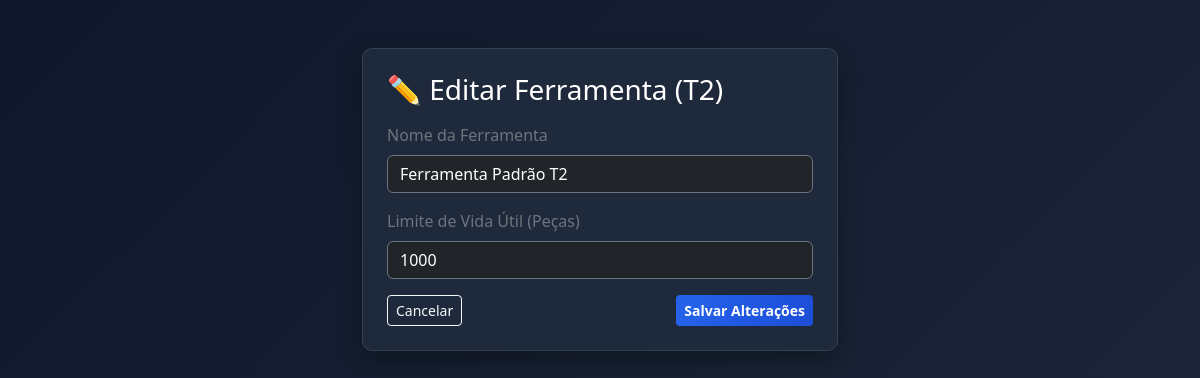
The app's page /editar_ferramenta/T2 (signed in) with its own data.
### tables this page shows
CREATE TABLE ferramentas (
            posicao TEXT PRIMARY KEY,
            nome TEXT NOT NULL,
            pecas_produzidas INTEGER DEFAULT 0,
            vida_util_limite INTEGER DEFAULT 1000
        );

### routes/admin.py (the view, shortened to what this page needs)
@admin_bp.route('/editar_ferramenta/<posicao>', methods=['GET', 'POST'])
def editar_ferramenta(posicao):
    if not session.get('admin'):
        return redirect(url_for('admin.login'))
    conn = get_db_connection()
    ferramenta = conn.execute('SELECT * FROM ferramentas WHERE posicao = ?', (posicao,)).fetchone()
    conn.close()
    if not ferramenta:
        flash('Ferramenta não encontrada.', 'erro')
        return redirect(url_for('admin.index'))
    return render_template('editar_ferramenta.html', ferramenta=ferramenta)

### database.py (called while the page is built)
def get_db_connection():
    conn = sqlite3.connect('banco.db')
    conn.row_factory = sqlite3.Row
    conn.execute('PRAGMA foreign_keys = ON')
    return conn

### templates/editar_ferramenta.html (shortened to what this page needs)
<!DOCTYPE html>
<html lang="pt-BR">
<head>
    <link rel="stylesheet" href="https://cdn.jsdelivr.net/npm/bootstrap@5.3.0/dist/css/bootstrap.min.css">
    <link rel="stylesheet" href="{{ url_for('static', filename='css/style.css') }}">
</head>
<body class="py-5">
    <div class="container" style="max-width: 500px;">
        <div class="card card-custom p-4">
            <h3 class="text-white mb-3">✏️ Editar Ferramenta ({{ ferramenta.posicao }})</h3>
            <form method="POST">
                <div class="mb-3">
                    <label class="form-label text-secondary">Nome da Ferramenta</label>
                    <input type="text" name="nome" class="form-control bg-dark text-white border-secondary" value="{{ ferramenta.nome }}" required>
                </div>
                <div class="mb-3">
                    <label class="form-label text-secondary">Limite de Vida Útil (Peças)</label>
                    <input type="number" name="vida_util_limite" class="form-control bg-dark text-white border-secondary" value="{{ ferramenta.vida_util_limite }}" required>
                </div>
                <div class="d-flex justify-content-between">
                    <a href="{{ url_for('admin.index') }}" class="btn btn-outline-light btn-sm">Cancelar</a>
                    <button type="submit" class="btn btn-blue btn-sm">Salvar Alterações</button>
                </div>
            </form>
        </div>
    </div>
</body>
</html>

### static/css/style.css (style rules this page uses)
body { background: linear-gradient(135deg, #0f172a 0%, #1e293b 100%); color: #f8fafc; min-height: 100vh; font-family: 'Segoe UI', Tahoma, Geneva, Verdana, sans-serif; }
.card-custom { background-color: #1e293b; border: 1px solid #334155; border-radius: 10px; box-shadow: 0 10px 25px rgba(0, 0, 0, 0.3); backdrop-filter: blur(10px); }
.form-control, .form-select { background-color: #0f172a; border: 1px solid #334155; color: #f8fafc; }
.form-control::placeholder { color: #64748b; }
.btn-blue { background: linear-gradient(90deg, #2563eb 0%, #1d4ed8 100%); border: none; color: #ffffff; font-weight: 600; transition: all 0.3s ease; }

### records on screen
ferramentas: posicao "T2", nome "Ferramenta Padrão T2", vida_util_limite "1000"
